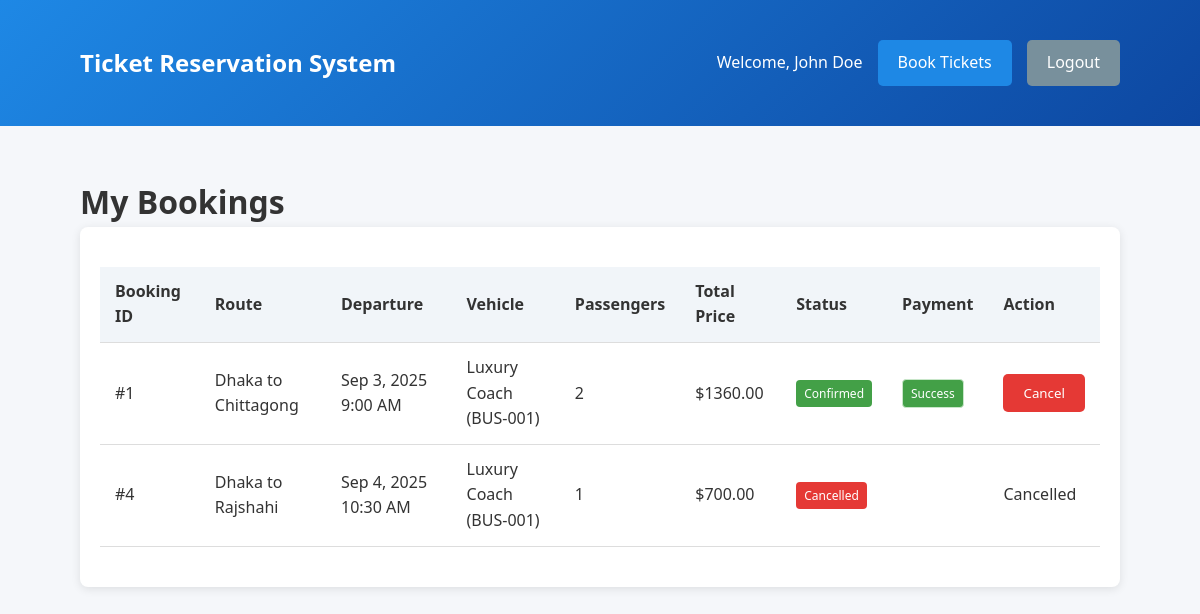
The page /bookings.php (signed in) on the database its author committed.
### tables this page shows
CREATE TABLE bookings (
    booking_id INT AUTO_INCREMENT PRIMARY KEY,
    user_id INT NOT NULL,
    route_id INT NOT NULL,
    passengers INT NOT NULL DEFAULT 1,
    total_price DECIMAL(10,2) NOT NULL,
    booking_date TIMESTAMP DEFAULT CURRENT_TIMESTAMP,
    status ENUM('confirmed', 'cancelled', 'pending') DEFAULT 'confirmed',
    FOREIGN KEY (user_id) REFERENCES users(user_id),
    FOREIGN KEY (route_id) REFERENCES routes(route_id)
);

CREATE TABLE routes (
    route_id INT AUTO_INCREMENT PRIMARY KEY,
    vehicle_id INT NOT NULL,
    departure_city VARCHAR(100) NOT NULL,
    arrival_city VARCHAR(100) NOT NULL,
    departure_datetime DATETIME NOT NULL,
    arrival_datetime DATETIME NOT NULL,
    price DECIMAL(10,2) NOT NULL,
    available_seats INT NOT NULL,
    FOREIGN KEY (vehicle_id) REFERENCES vehicles(vehicle_id)
);

CREATE TABLE vehicles (
    vehicle_id INT AUTO_INCREMENT PRIMARY KEY,
    type_id INT NOT NULL,
    number VARCHAR(50) NOT NULL,
    name VARCHAR(100) NOT NULL,
    capacity INT NOT NULL,
    facilities TEXT,
    FOREIGN KEY (type_id) REFERENCES transport_types(type_id)
);

CREATE TABLE payments (
    payment_id INT AUTO_INCREMENT PRIMARY KEY,
    booking_id INT NOT NULL,
    amount DECIMAL(10,2) NOT NULL,
    payment_method VARCHAR(50) NOT NULL,
    payment_status ENUM('success', 'failed', 'pending') DEFAULT 'pending',
    payment_date TIMESTAMP DEFAULT CURRENT_TIMESTAMP,
    FOREIGN KEY (booking_id) REFERENCES bookings(booking_id)
);

### bookings.php (the view, shortened to what this page needs)
<?php
include 'db_connect.php';
$user_id = $_SESSION['user_id'];
$sql = "SELECT b.*, r.departure_city, r.arrival_city, r.departure_datetime, r.arrival_datetime,
               r.price, v.name as vehicle_name, v.number as vehicle_number,
               t.name as transport_type, p.payment_status
        FROM bookings b
        JOIN routes r ON b.route_id = r.route_id
        JOIN vehicles v ON r.vehicle_id = v.vehicle_id
        JOIN transport_types t ON v.type_id = t.type_id
        JOIN payments p ON b.booking_id = p.booking_id
        WHERE b.user_id = ?
        ORDER BY b.booking_date DESC";
$stmt = $conn->prepare($sql);
$stmt->bind_param("i", $user_id);
$stmt->execute();
$bookings = $stmt->get_result()->fetch_all(MYSQLI_ASSOC);
?>
<!DOCTYPE html>
<html lang="en">
<head>
</head>
<body>
    <header>
        <div class="container">
            <div class="logo">Ticket Reservation System</div>
            <div class="user-info">
                <span>Welcome, <?php echo $_SESSION['full_name']; ?></span>
                <a href="index.php" class="btn">Book Tickets</a>
                <a href="logout.php" class="btn btn-secondary">Logout</a>
            </div>
        </div>
    </header>
    <div class="container">
        <h1>My Bookings</h1>
        <?php if (count($bookings) > 0): ?>
            <div class="card">
                <table>
                    <thead>
                        <tr>
                            <th>Booking ID</th>
                            <th>Route</th>
                            <th>Departure</th>
                            <th>Vehicle</th>
                            <th>Passengers</th>
                            <th>Total Price</th>
                            <th>Status</th>
                            <th>Payment</th>
                            <th>Action</th>
                        </tr>
                    </thead>
                    <tbody>
                        <?php foreach ($bookings as $booking): ?>
                            <tr>
                                <td>#<?php echo $booking['booking_id']; ?></td>
                                <td><?php echo $booking['departure_city'] . ' to ' . $booking['arrival_city']; ?></td>
                                <td><?php echo date('M j, Y g:i A', strtotime($booking['departure_datetime'])); ?></td>
                                <td><?php echo $booking['vehicle_name'] . ' (' . $booking['vehicle_number'] . ')'; ?></td>
                                <td><?php echo $booking['passengers']; ?></td>
                                <td>$<?php echo $booking['total_price']; ?></td>
                                <td>
                                    <span class="booking-status <?php echo strtolower($booking['status'] ?? 'confirmed'); ?>">
                                        <?php echo ucfirst($booking['status'] ?? 'confirmed'); ?>
                                    </span>
                                </td>
                                <td>
                                    <span class="payment-status <?php echo strtolower($booking['payment_status']); ?>">
                                        <?php echo ucfirst($booking['payment_status']); ?>
                                    </span>
                                </td>
                                <td>
                                    <?php if (($booking['status'] ?? 'confirmed') == 'confirmed'): ?>
                                        <form method="POST" onsubmit="return confirm('Are you sure you want to cancel this booking?');">
                                            <button type="submit" name="cancel_booking" class="btn btn-danger">Cancel</button>
                                        </form>
                                    <?php else: ?>
                                        <span>Cancelled</span>
                                    <?php endif; ?>
                                </td>
                            </tr>
                        <?php endforeach; ?>
                    </tbody>
                </table>
            </div>
        <?php endif; ?>
    </div>
</body>
</html>

### bookings.php (style rules this page uses)
* { box-sizing: border-box; margin: 0; padding: 0; font-family: 'Segoe UI', Tahoma, Geneva, Verdana, sans-serif; }
body { background-color: #f5f7fa; color: #333; line-height: 1.6; }
.container { width: 90%; max-width: 1200px; margin: 0 auto; padding: 20px; }
header { background: linear-gradient(135deg, #1e88e5, #0d47a1); color: white; padding: 20px 0; margin-bottom: 30px; }
header .container { display: flex; justify-content: space-between; align-items: center; }
.logo { font-size: 24px; font-weight: bold; }
.user-info { display: flex; align-items: center; gap: 15px; }
.btn { display: inline-block; padding: 10px 20px; background: #1e88e5; color: white; text-decoration: none; border-radius: 5px; border: none; cursor: pointer; }
.btn-secondary { background: #78909c; }
.btn-danger { background: #e53935; }
.card { background: white; border-radius: 8px; box-shadow: 0 2px 10px rgba(0,0,0,0.1); padding: 20px; margin-bottom: 20px; }
table { width: 100%; border-collapse: collapse; margin: 20px 0; }
th, td { padding: 12px 15px; text-align: left; border-bottom: 1px solid #ddd; }
th { background-color: #f1f5f9; font-weight: 600; }
.success { background: #e8f5e9; color: #2e7d32; border: 1px solid #c8e6c9; }
.booking-status { display: inline-block; padding: 4px 8px; border-radius: 4px; color: white; font-size: 12px; }
.confirmed { background: #43a047; }
.cancelled { background: #e53935; }
.payment-status { display: inline-block; padding: 4px 8px; border-radius: 4px; color: white; font-size: 12px; }
.success { background: #43a047; }

### rows shown on the page
bookings: booking_id "1", route.departure_city "Dhaka", route.arrival_city "Chittagong", route.departure_datetime "Sep 3, 2025 9:00 AM", vehicles.name "Luxury Coach", vehicles.number "BUS-001", passengers "2", total_price "1360.00", status "Confirmed", payments.payment_status "Success"
bookings: booking_id "4", route.departure_city "Dhaka", route.arrival_city "Rajshahi", route.departure_datetime "Sep 4, 2025 10:30 AM", vehicles.name "Luxury Coach", vehicles.number "BUS-001", passengers "1", total_price "700.00", status "Cancelled"

### other values the page prints
$_SESSION['full_name'] "John Doe"
